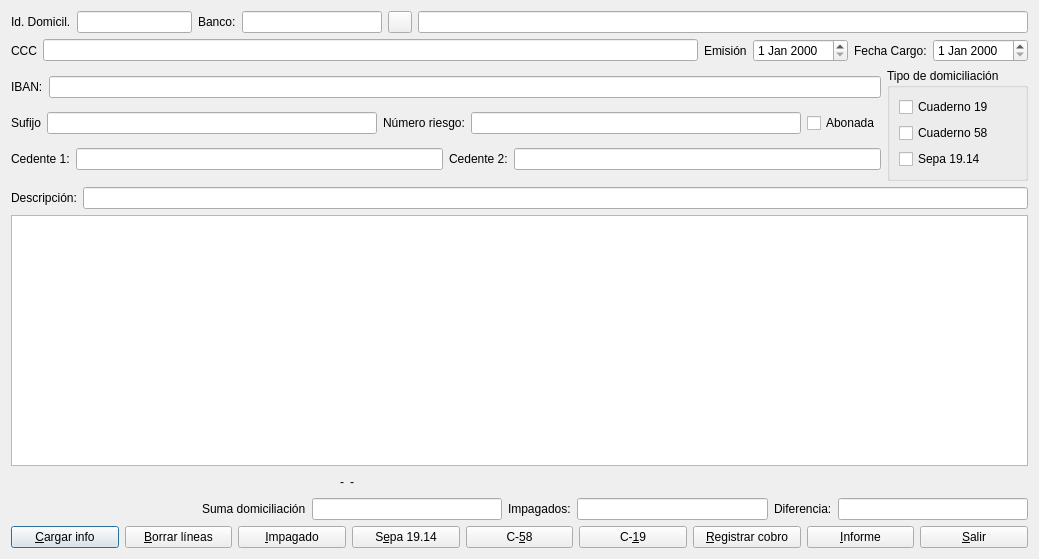
<?xml version="1.0" encoding="UTF-8"?>
<ui version="4.0">
 <class>domiciliacion</class>
 <widget class="QDialog" name="domiciliacion">
  <property name="geometry">
   <rect>
    <x>0</x>
    <y>0</y>
    <width>1039</width>
    <height>559</height>
   </rect>
  </property>
  <property name="windowTitle">
   <string>Domiciliación</string>
  </property>
  <layout class="QVBoxLayout" name="verticalLayout_2">
   <item>
    <layout class="QHBoxLayout" name="horizontalLayout">
     <item>
      <widget class="QLabel" name="label">
       <property name="text">
        <string>Id. Domicil.</string>
       </property>
      </widget>
     </item>
     <item>
      <widget class="QLineEdit" name="id_domiciliacionlineEdit">
       <property name="maximumSize">
        <size>
         <width>115</width>
         <height>16777215</height>
        </size>
       </property>
       <property name="readOnly">
        <bool>true</bool>
       </property>
      </widget>
     </item>
     <item>
      <widget class="QLabel" name="label_2">
       <property name="text">
        <string>Banco:</string>
       </property>
      </widget>
     </item>
     <item>
      <widget class="QLineEdit" name="aux_bancolineEdit">
       <property name="maximumSize">
        <size>
         <width>140</width>
         <height>16777215</height>
        </size>
       </property>
      </widget>
     </item>
     <item>
      <widget class="QPushButton" name="codigopushButton">
       <property name="maximumSize">
        <size>
         <width>24</width>
         <height>22</height>
        </size>
       </property>
       <property name="text">
        <string/>
       </property>
       <property name="icon">
        <iconset>
         <normaloff>:/graf/viewer.xpm</normaloff>:/graf/viewer.xpm</iconset>
       </property>
       <property name="autoDefault">
        <bool>false</bool>
       </property>
      </widget>
     </item>
     <item>
      <widget class="QLineEdit" name="descrip_bancolineEdit">
       <property name="readOnly">
        <bool>true</bool>
       </property>
      </widget>
     </item>
    </layout>
   </item>
   <item>
    <layout class="QHBoxLayout" name="horizontalLayout_2">
     <item>
      <widget class="QLabel" name="label_4">
       <property name="text">
        <string>CCC</string>
       </property>
      </widget>
     </item>
     <item>
      <widget class="QLineEdit" name="ccclineEdit">
       <property name="readOnly">
        <bool>true</bool>
       </property>
      </widget>
     </item>
     <item>
      <widget class="QLabel" name="label_5">
       <property name="text">
        <string>Emisión</string>
       </property>
      </widget>
     </item>
     <item>
      <widget class="QDateEdit" name="emisiondateEdit"/>
     </item>
     <item>
      <widget class="QLabel" name="label_3">
       <property name="text">
        <string>Fecha Cargo:</string>
       </property>
      </widget>
     </item>
     <item>
      <widget class="QDateEdit" name="cargodateEdit"/>
     </item>
    </layout>
   </item>
   <item>
    <layout class="QHBoxLayout" name="horizontalLayout_6">
     <item>
      <layout class="QVBoxLayout" name="verticalLayout">
       <item>
        <layout class="QHBoxLayout" name="horizontalLayout_3">
         <item>
          <widget class="QLabel" name="label_13">
           <property name="text">
            <string>IBAN:</string>
           </property>
          </widget>
         </item>
         <item>
          <widget class="QLineEdit" name="ibanlineEdit">
           <property name="readOnly">
            <bool>true</bool>
           </property>
          </widget>
         </item>
        </layout>
       </item>
       <item>
        <layout class="QHBoxLayout" name="horizontalLayout_4">
         <item>
          <widget class="QLabel" name="label_6">
           <property name="text">
            <string>Sufijo</string>
           </property>
          </widget>
         </item>
         <item>
          <widget class="QLineEdit" name="sufijolineEdit"/>
         </item>
         <item>
          <widget class="QLabel" name="label_7">
           <property name="text">
            <string>Número riesgo:</string>
           </property>
          </widget>
         </item>
         <item>
          <widget class="QLineEdit" name="nriesgolineEdit"/>
         </item>
         <item>
          <widget class="QCheckBox" name="procesadacheckBox">
           <property name="text">
            <string>Abonada</string>
           </property>
          </widget>
         </item>
        </layout>
       </item>
       <item>
        <layout class="QHBoxLayout" name="horizontalLayout_5">
         <item>
          <widget class="QLabel" name="label_8">
           <property name="text">
            <string>Cedente 1:</string>
           </property>
          </widget>
         </item>
         <item>
          <widget class="QLineEdit" name="cedente1lineEdit"/>
         </item>
         <item>
          <widget class="QLabel" name="label_9">
           <property name="text">
            <string>Cedente 2:</string>
           </property>
          </widget>
         </item>
         <item>
          <widget class="QLineEdit" name="cedente2lineEdit"/>
         </item>
        </layout>
       </item>
      </layout>
     </item>
     <item>
      <widget class="QGroupBox" name="cuadernosgroupBox">
       <property name="title">
        <string>Tipo de domiciliación</string>
       </property>
       <layout class="QVBoxLayout" name="verticalLayout_3">
        <item>
         <widget class="QCheckBox" name="c19checkBox">
          <property name="text">
           <string>Cuaderno 19</string>
          </property>
         </widget>
        </item>
        <item>
         <widget class="QCheckBox" name="c58checkBox">
          <property name="text">
           <string>Cuaderno 58</string>
          </property>
         </widget>
        </item>
        <item>
         <widget class="QCheckBox" name="sepa1914checkBox">
          <property name="text">
           <string>Sepa 19.14</string>
          </property>
         </widget>
        </item>
       </layout>
      </widget>
     </item>
    </layout>
   </item>
   <item>
    <layout class="QHBoxLayout" name="horizontalLayout_7">
     <item>
      <widget class="QLabel" name="label_14">
       <property name="text">
        <string>Descripción:</string>
       </property>
      </widget>
     </item>
     <item>
      <widget class="QLineEdit" name="descriplineEdit"/>
     </item>
    </layout>
   </item>
   <item>
    <widget class="QTableView" name="tableView"/>
   </item>
   <item>
    <layout class="QHBoxLayout" name="horizontalLayout_8">
     <item>
      <spacer name="horizontalSpacer">
       <property name="orientation">
        <enum>Qt::Horizontal</enum>
       </property>
       <property name="sizeHint" stdset="0">
        <size>
         <width>40</width>
         <height>20</height>
        </size>
       </property>
      </spacer>
     </item>
     <item>
      <widget class="QLabel" name="codigolabel">
       <property name="text">
        <string>-</string>
       </property>
      </widget>
     </item>
     <item>
      <widget class="QLabel" name="descriplabel">
       <property name="minimumSize">
        <size>
         <width>350</width>
         <height>0</height>
        </size>
       </property>
       <property name="maximumSize">
        <size>
         <width>350</width>
         <height>16777215</height>
        </size>
       </property>
       <property name="text">
        <string>-</string>
       </property>
      </widget>
     </item>
     <item>
      <spacer name="horizontalSpacer_2">
       <property name="orientation">
        <enum>Qt::Horizontal</enum>
       </property>
       <property name="sizeHint" stdset="0">
        <size>
         <width>40</width>
         <height>20</height>
        </size>
       </property>
      </spacer>
     </item>
    </layout>
   </item>
   <item>
    <layout class="QHBoxLayout" name="horizontalLayout_9">
     <item>
      <spacer name="horizontalSpacer_3">
       <property name="orientation">
        <enum>Qt::Horizontal</enum>
       </property>
       <property name="sizeHint" stdset="0">
        <size>
         <width>40</width>
         <height>20</height>
        </size>
       </property>
      </spacer>
     </item>
     <item>
      <widget class="QLabel" name="label_10">
       <property name="text">
        <string>Suma domiciliación</string>
       </property>
      </widget>
     </item>
     <item>
      <widget class="QLineEdit" name="sumalineEdit">
       <property name="readOnly">
        <bool>true</bool>
       </property>
      </widget>
     </item>
     <item>
      <widget class="QLabel" name="label_11">
       <property name="text">
        <string>Impagados:</string>
       </property>
      </widget>
     </item>
     <item>
      <widget class="QLineEdit" name="impagadoslineEdit">
       <property name="readOnly">
        <bool>true</bool>
       </property>
      </widget>
     </item>
     <item>
      <widget class="QLabel" name="label_12">
       <property name="text">
        <string>Diferencia:</string>
       </property>
      </widget>
     </item>
     <item>
      <widget class="QLineEdit" name="diferencialineEdit">
       <property name="readOnly">
        <bool>true</bool>
       </property>
      </widget>
     </item>
    </layout>
   </item>
   <item>
    <layout class="QHBoxLayout" name="horizontalLayout_10">
     <item>
      <widget class="QPushButton" name="cargarpushButton">
       <property name="text">
        <string>&amp;Cargar info</string>
       </property>
       <property name="icon">
        <iconset resource="keme.qrc">
         <normaloff>:/iconos/graf/reload2.png</normaloff>:/iconos/graf/reload2.png</iconset>
       </property>
       <property name="default">
        <bool>true</bool>
       </property>
      </widget>
     </item>
     <item>
      <widget class="QPushButton" name="borrapushButton">
       <property name="text">
        <string>&amp;Borrar líneas</string>
       </property>
       <property name="icon">
        <iconset resource="keme.qrc">
         <normaloff>:/iconos/graf/borrar.png</normaloff>:/iconos/graf/borrar.png</iconset>
       </property>
      </widget>
     </item>
     <item>
      <widget class="QPushButton" name="impagadopushButton">
       <property name="text">
        <string>&amp;Impagado</string>
       </property>
       <property name="icon">
        <iconset resource="keme.qrc">
         <normaloff>:/iconos/graf/cruz.png</normaloff>:/iconos/graf/cruz.png</iconset>
       </property>
      </widget>
     </item>
     <item>
      <widget class="QPushButton" name="sepa1914pushButton">
       <property name="text">
        <string>S&amp;epa 19.14</string>
       </property>
       <property name="icon">
        <iconset resource="keme.qrc">
         <normaloff>:/iconos/graf/edit.png</normaloff>:/iconos/graf/edit.png</iconset>
       </property>
      </widget>
     </item>
     <item>
      <widget class="QPushButton" name="c58pushButton">
       <property name="text">
        <string>C-&amp;58</string>
       </property>
       <property name="icon">
        <iconset resource="keme.qrc">
         <normaloff>:/iconos/graf/edit.png</normaloff>:/iconos/graf/edit.png</iconset>
       </property>
      </widget>
     </item>
     <item>
      <widget class="QPushButton" name="c19pushButton">
       <property name="text">
        <string>C-&amp;19</string>
       </property>
       <property name="icon">
        <iconset resource="keme.qrc">
         <normaloff>:/iconos/graf/edit.png</normaloff>:/iconos/graf/edit.png</iconset>
       </property>
      </widget>
     </item>
     <item>
      <widget class="QPushButton" name="cobropushButton">
       <property name="text">
        <string>&amp;Registrar cobro</string>
       </property>
       <property name="icon">
        <iconset resource="keme.qrc">
         <normaloff>:/iconos/graf/COINS-icon.png</normaloff>:/iconos/graf/COINS-icon.png</iconset>
       </property>
      </widget>
     </item>
     <item>
      <widget class="QPushButton" name="informepushButton">
       <property name="text">
        <string>&amp;Informe</string>
       </property>
       <property name="icon">
        <iconset resource="keme.qrc">
         <normaloff>:/iconos/graf/pad.png</normaloff>:/iconos/graf/pad.png</iconset>
       </property>
      </widget>
     </item>
     <item>
      <widget class="QPushButton" name="salirpushButton">
       <property name="text">
        <string>&amp;Salir</string>
       </property>
       <property name="icon">
        <iconset resource="keme.qrc">
         <normaloff>:/iconos/graf/application-exit.png</normaloff>:/iconos/graf/application-exit.png</iconset>
       </property>
      </widget>
     </item>
    </layout>
   </item>
  </layout>
 </widget>
 <tabstops>
  <tabstop>id_domiciliacionlineEdit</tabstop>
  <tabstop>aux_bancolineEdit</tabstop>
  <tabstop>codigopushButton</tabstop>
  <tabstop>descrip_bancolineEdit</tabstop>
  <tabstop>ccclineEdit</tabstop>
  <tabstop>emisiondateEdit</tabstop>
  <tabstop>cargodateEdit</tabstop>
  <tabstop>ibanlineEdit</tabstop>
  <tabstop>sufijolineEdit</tabstop>
  <tabstop>nriesgolineEdit</tabstop>
  <tabstop>procesadacheckBox</tabstop>
  <tabstop>c19checkBox</tabstop>
  <tabstop>c58checkBox</tabstop>
  <tabstop>sepa1914checkBox</tabstop>
  <tabstop>cedente1lineEdit</tabstop>
  <tabstop>cedente2lineEdit</tabstop>
  <tabstop>descriplineEdit</tabstop>
  <tabstop>tableView</tabstop>
  <tabstop>sumalineEdit</tabstop>
  <tabstop>impagadoslineEdit</tabstop>
  <tabstop>diferencialineEdit</tabstop>
  <tabstop>cargarpushButton</tabstop>
  <tabstop>borrapushButton</tabstop>
  <tabstop>impagadopushButton</tabstop>
  <tabstop>sepa1914pushButton</tabstop>
  <tabstop>c58pushButton</tabstop>
  <tabstop>c19pushButton</tabstop>
  <tabstop>cobropushButton</tabstop>
  <tabstop>informepushButton</tabstop>
  <tabstop>salirpushButton</tabstop>
 </tabstops>
 <resources>
  <include location="keme.qrc"/>
 </resources>
 <connections/>
</ui>
